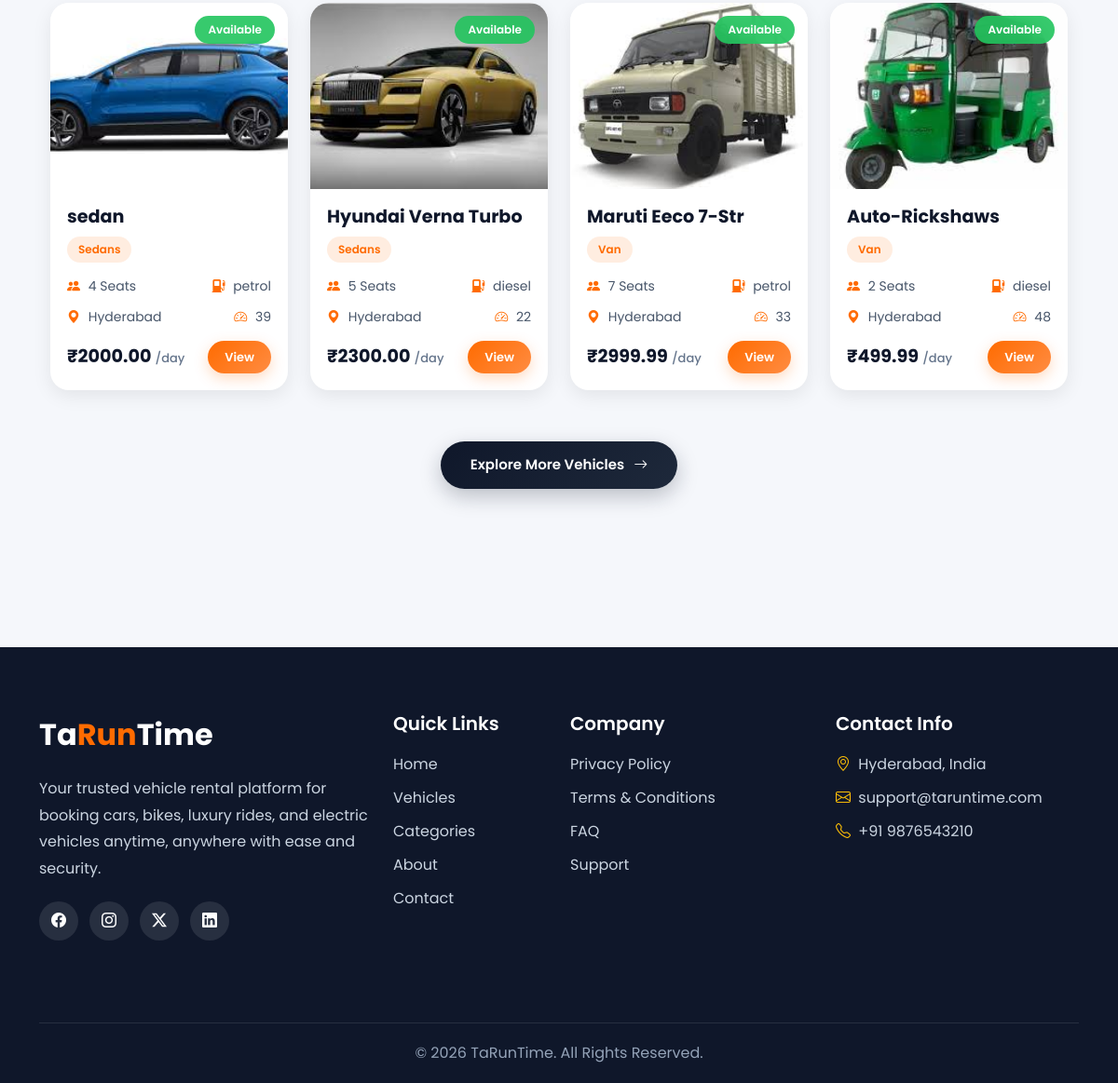
Before: / (lower part) with the older database file.
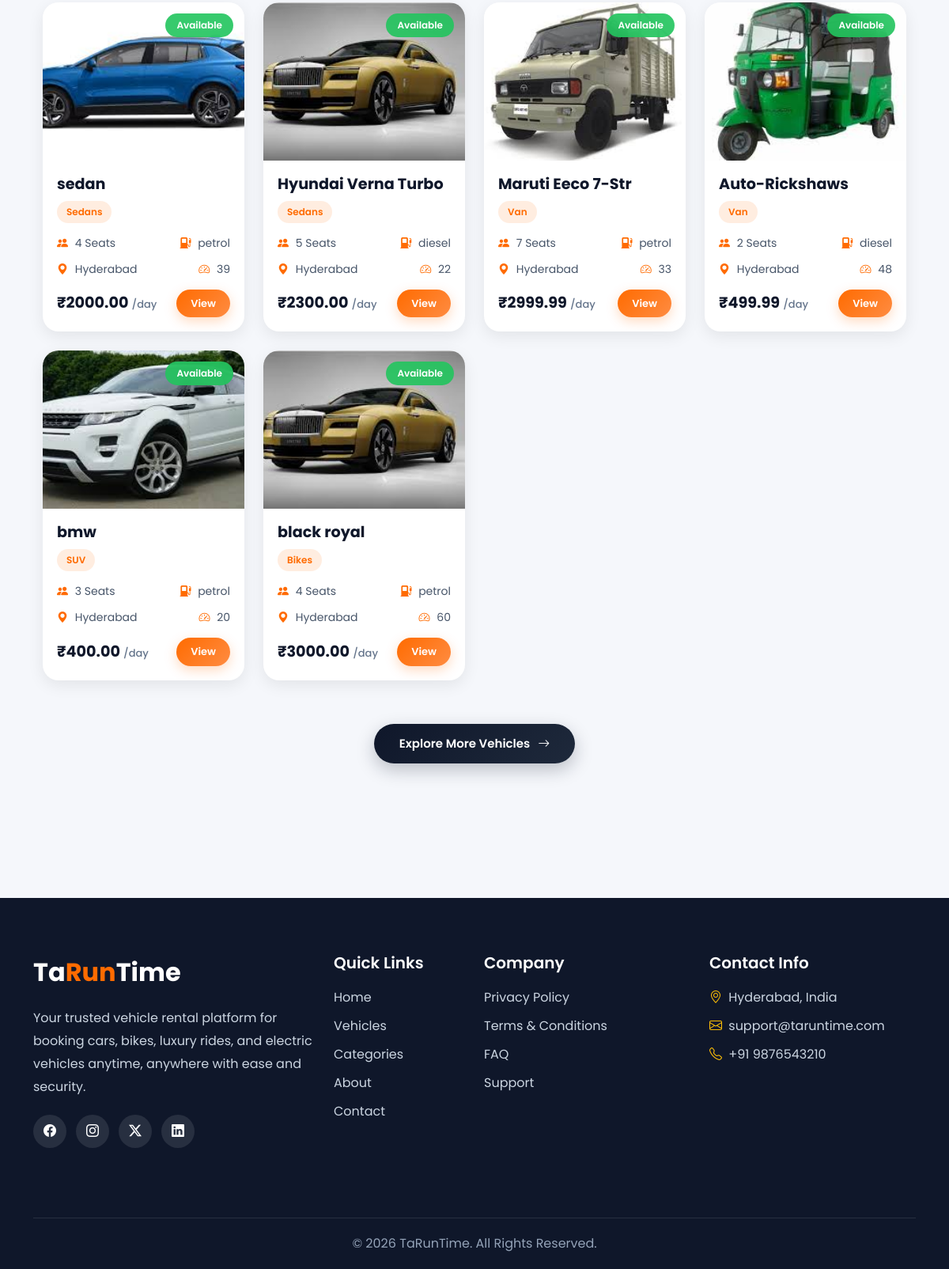
After: the same page with the newer database file.
### home/models.py (models this page shows, shortened)
class Vehicle(models.Model):
    vendor=models.ForeignKey(User,on_delete=models.CASCADE,related_name='vehicles')
    category=models.ForeignKey(Category,on_delete=models.CASCADE,related_name='vehicles')
    name=models.CharField(max_length=40)
    vehicle_number=models.CharField(max_length=30,unique=True)
    slug=models.SlugField(blank=True,unique=True)
    model=models.CharField(max_length=40,null=True,blank=True)
    brand=models.CharField(max_length=40,null=True,blank=True)
    year=models.IntegerField()
    fuel_type=models.CharField(max_length=30,choices=choices)
    seat_capacity=models.IntegerField()
    mileage=models.IntegerField()
    price_per_day=models.DecimalField(max_digits=10,decimal_places=2)
    location=models.CharField(max_length=70)
    description=models.TextField(null=True,blank=True)
    image=models.ImageField(upload_to='vehicle_images/')
    availability=models.BooleanField(default=True)
    created_at=models.DateTimeField(auto_now_add=True)
    updated_at=models.DateTimeField(auto_now=True)

class Category(models.Model):
    name=models.CharField(max_length=30,unique=True)
    slug=models.SlugField(blank=True,unique=True)
    image=models.ImageField(upload_to='category_images/')
    description=models.TextField()
    created_at=models.DateTimeField(auto_now_add=True)
    updated_at=models.DateTimeField(auto_now=True)

### home/views.py (the view)
# urls.py: path('',views.home,name='home'),
def home(request):
    categories=Category.objects.all().order_by('?')[:6]
    banners=Banner.objects.filter(is_active=True)
    vehicles=Vehicle.objects.filter(availability=True)
    context={
        "categories":categories,
        'banners':banners,
        'vehicles':vehicles
    }
    return render(request,'home.html',context)

### templates/home.html (shortened to what this page needs)
{% extends "base.html" %}
{% block content %}
{% include 'partials/vehicles.html' %}
{% endblock %}

### templates/partials/vehicles.html (shortened to what this page needs)
{% block content %}
<section class="vehicle-section">
    <div class="container">
        <div class="row g-4">
            {% for vehicle in vehicles %}
            <div class="col-12 col-md-6 col-lg-3">
                <a
                    href="{% url 'vehicle_details' vehicle.slug %}"
                    class="vehicle-link"
                >
                    <div class="vehicle-card">
                        <div class="vehicle-image-wrapper">
                            <img
                                src="{{ vehicle.image.url }}"
                                alt="{{ vehicle.name }}"
                                class="vehicle-image"
                            >
                            {% if vehicle.availability %}
                                <span class="availability-badge available">
                                    Available
                                </span>
                            {% else %}
                                <span class="availability-badge not-available">
                                    Not Available
                                </span>
                            {% endif %}
                        </div>
                        <div class="vehicle-content">
                            <h3 class="vehicle-name">
                                {{ vehicle.name }}
                            </h3>
                            <span class="vehicle-category">
                                {{ vehicle.category.name }}
                            </span>
                            <div class="vehicle-info">
                                <div>
                                    <i class="bi bi-people-fill"></i>
                                    {{ vehicle.seat_capacity }} Seats
                                </div>
                                <div>
                                    <i class="bi bi-fuel-pump-fill"></i>
                                    {{ vehicle.fuel_type }}
                                </div>
                            </div>
                            <div class="vehicle-info">
                                <div>
                                    <i class="bi bi-geo-alt-fill"></i>
                                    {{ vehicle.location }}
                                </div>
                                <div>
                                    <i class="bi bi-speedometer2"></i>
                                    {{ vehicle.mileage }}
                                </div>
                            </div>
                            <div class="vehicle-price">
                                <div class="price">
                                    ₹{{ vehicle.price_per_day }}
                                    <span>/day</span>
                                </div>
                                <span class="vehicle-btn">
                                    View
                                </span>
                            </div>
                        </div>
                    </div>
                </a>
            </div>
            {% empty %}
            <div class="col-12 text-center">
                <h4>
                    No Vehicles Available
                </h4>
            </div>
            {% endfor %}
        </div>
        <div class="explore-more-wrapper">
            <a href="#" class="explore-btn">
                Explore More Vehicles
                <i class="bi bi-arrow-right"></i>
            </a>
        </div>
    </div>
</section>
{% endblock %}

Changed rows visible on the page:
added Vehicle: image (picture), availability "Available", name "bmw", category.name "SUV", seat_capacity "3", fuel_type "petrol", location "Hyderabad", mileage "20", price_per_day "400.00"
added Vehicle: image (picture), availability "Available", name "black royal", category.name "Bikes", seat_capacity "4", fuel_type "petrol", location "Hyderabad", mileage "60", price_per_day "3000.00"
